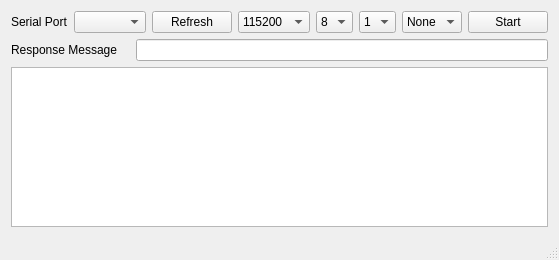
<?xml version="1.0" encoding="UTF-8"?>
<ui version="4.0">
 <class>MainWindow</class>
 <widget class="QMainWindow" name="MainWindow">
  <property name="geometry">
   <rect>
    <x>0</x>
    <y>0</y>
    <width>537</width>
    <height>260</height>
   </rect>
  </property>
  <property name="windowTitle">
   <string>Simple Test Slave - example</string>
  </property>
  <widget class="QWidget" name="centralWidget">
   <layout class="QVBoxLayout" name="verticalLayout">
    <item>
     <layout class="QHBoxLayout" name="horizontalLayout" stretch="0,0,0,0,0,0,0,1,0">
      <item>
       <widget class="QLabel" name="labelSerialPort">
        <property name="text">
         <string>Serial Port</string>
        </property>
       </widget>
      </item>
      <item>
       <widget class="QComboBox" name="comboBoxSerialPort"/>
      </item>
      <item>
       <widget class="QPushButton" name="pushButtonPortRefresh">
        <property name="text">
         <string>Refresh</string>
        </property>
       </widget>
      </item>
      <item>
       <widget class="QComboBox" name="comboBoxBaudrate">
        <item>
         <property name="text">
          <string>115200</string>
         </property>
        </item>
        <item>
         <property name="text">
          <string>57600</string>
         </property>
        </item>
        <item>
         <property name="text">
          <string>38400</string>
         </property>
        </item>
        <item>
         <property name="text">
          <string>19200</string>
         </property>
        </item>
        <item>
         <property name="text">
          <string>9600</string>
         </property>
        </item>
       </widget>
      </item>
      <item>
       <widget class="QComboBox" name="comboBoxDataBits">
        <item>
         <property name="text">
          <string>8</string>
         </property>
        </item>
        <item>
         <property name="text">
          <string>7</string>
         </property>
        </item>
       </widget>
      </item>
      <item>
       <widget class="QComboBox" name="comboBoxStopBits">
        <item>
         <property name="text">
          <string>1</string>
         </property>
        </item>
        <item>
         <property name="text">
          <string>2</string>
         </property>
        </item>
       </widget>
      </item>
      <item>
       <widget class="QComboBox" name="comboBoxParity">
        <item>
         <property name="text">
          <string>None</string>
         </property>
        </item>
        <item>
         <property name="text">
          <string>Even</string>
         </property>
        </item>
        <item>
         <property name="text">
          <string>Odd</string>
         </property>
        </item>
       </widget>
      </item>
      <item>
       <spacer name="horizontalSpacer">
        <property name="orientation">
         <enum>Qt::Horizontal</enum>
        </property>
        <property name="sizeHint" stdset="0">
         <size>
          <width>40</width>
          <height>20</height>
         </size>
        </property>
       </spacer>
      </item>
      <item>
       <widget class="QPushButton" name="pushButtonStart">
        <property name="text">
         <string>Start</string>
        </property>
       </widget>
      </item>
     </layout>
    </item>
    <item>
     <layout class="QHBoxLayout" name="horizontalLayout_3">
      <item>
       <widget class="QLabel" name="labelRespMsg">
        <property name="minimumSize">
         <size>
          <width>119</width>
          <height>20</height>
         </size>
        </property>
        <property name="maximumSize">
         <size>
          <width>119</width>
          <height>20</height>
         </size>
        </property>
        <property name="text">
         <string>Response Message</string>
        </property>
       </widget>
      </item>
      <item>
       <widget class="QLineEdit" name="lineEditRespMsg"/>
      </item>
     </layout>
    </item>
    <item>
     <widget class="QTextEdit" name="textEditLog"/>
    </item>
   </layout>
  </widget>
  <widget class="QStatusBar" name="statusBar"/>
 </widget>
 <layoutdefault spacing="6" margin="11"/>
 <resources/>
 <connections/>
</ui>
